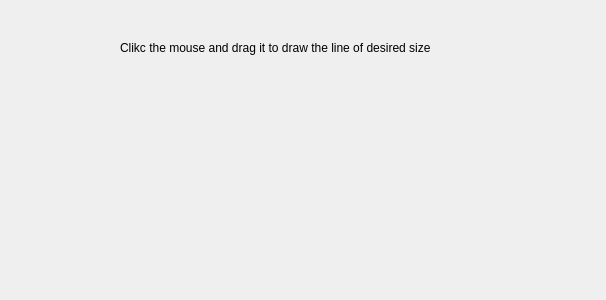
<?xml version="1.0" encoding="UTF-8"?>
<ui version="4.0">
 <class>Dialog</class>
 <widget class="QDialog" name="Dialog">
  <property name="geometry">
   <rect>
    <x>0</x>
    <y>0</y>
    <width>606</width>
    <height>300</height>
   </rect>
  </property>
  <property name="windowTitle">
   <string>Dialog</string>
  </property>
  <widget class="QLabel" name="label">
   <property name="geometry">
    <rect>
     <x>120</x>
     <y>40</y>
     <width>391</width>
     <height>16</height>
    </rect>
   </property>
   <property name="text">
    <string>Clikc the mouse and drag it to draw the line of desired size</string>
   </property>
  </widget>
 </widget>
 <resources/>
 <connections/>
</ui>
